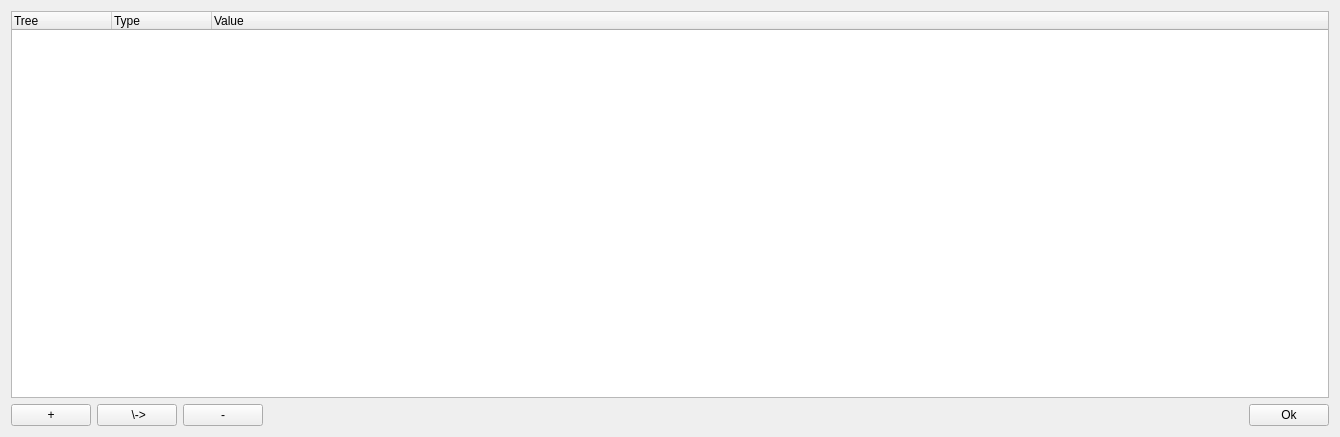
<?xml version="1.0" encoding="UTF-8"?>
<ui version="4.0">
 <class>DialogEditor</class>
 <widget class="QWidget" name="DialogEditor">
  <property name="geometry">
   <rect>
    <x>0</x>
    <y>0</y>
    <width>1340</width>
    <height>437</height>
   </rect>
  </property>
  <property name="windowTitle">
   <string>Dialog Editor</string>
  </property>
  <layout class="QGridLayout" name="gridLayout">
   <item row="1" column="4">
    <widget class="QPushButton" name="pushButtonOk">
     <property name="text">
      <string>Ok</string>
     </property>
    </widget>
   </item>
   <item row="1" column="3">
    <spacer name="horizontalSpacer">
     <property name="orientation">
      <enum>Qt::Horizontal</enum>
     </property>
     <property name="sizeHint" stdset="0">
      <size>
       <width>40</width>
       <height>20</height>
      </size>
     </property>
    </spacer>
   </item>
   <item row="1" column="0">
    <widget class="QPushButton" name="pushButtonAdd">
     <property name="text">
      <string>+</string>
     </property>
    </widget>
   </item>
   <item row="1" column="1">
    <widget class="QPushButton" name="pushButtonInsertChild">
     <property name="text">
      <string> \-&gt;</string>
     </property>
    </widget>
   </item>
   <item row="1" column="2">
    <widget class="QPushButton" name="pushButtonRemove">
     <property name="text">
      <string>-</string>
     </property>
    </widget>
   </item>
   <item row="0" column="0" colspan="5">
    <widget class="QTreeWidget" name="treeWidget">
     <property name="dragEnabled">
      <bool>false</bool>
     </property>
     <property name="dragDropMode">
      <enum>QAbstractItemView::NoDragDrop</enum>
     </property>
     <column>
      <property name="text">
       <string>Tree</string>
      </property>
     </column>
     <column>
      <property name="text">
       <string>Type</string>
      </property>
     </column>
     <column>
      <property name="text">
       <string>Value</string>
      </property>
     </column>
    </widget>
   </item>
  </layout>
 </widget>
 <resources/>
 <connections/>
</ui>
